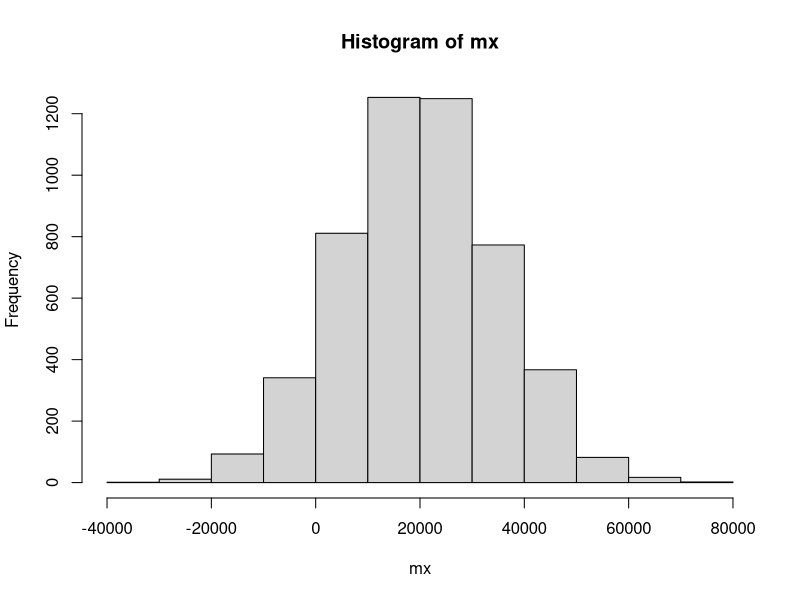

This figure's R source: (Note: this script raises an error after producing the figure.)

# SMILATION 1
# simulation for the z-test
N = 5000
mx = NULL
for (i in 1:N){
  x1 <- rnorm(50, mean = 800000, sd = 100000)
  x2 <- rnorm(50, mean = 780000, sd = 30000)
  
  xx1 = x1 #(x1 -mean(x1))/sd(x1)
  xx2 = x2 #(x2 -mean(x2))/sd(x2)
  mx = c(mx, mean(xx1) - mean(xx2))
}

hist(mx)
length(mx[mx <40000])/length(mx)
max(mx)
60000/800000
mx = as.data.frame(mx)
ggplot(mx, aes(mx)) +
  geom_histogram() + xlab('Differences: mean')
ggsave('means.png')

##
N = 5000
mx = NULL
for (i in 1:N){
  mean = 800000
  std = 100000
  shape = (mean/std)^2
  scale = (std^2)/mean
  
  df.1 = rgamma(50, shape, rate = 1/scale)
  
  mean = 780000
  std = 30000
  shape = (mean/std)^2
  scale = (std^2)/mean
  df.2 = rgamma(50, shape, rate = 1/scale)

  xx1 = df.1 #(x1 -mean(x1))/sd(x1)
  xx2 = df.2 #(x2 -mean(x2))/sd(x2)
  mx = c(mx, mean(xx1) - mean(xx2))
}

hist(mx)
length(mx[mx <40000])/length(mx)
max(mx)

# SIMULATION 2: MONTECARLO 

# SMILATION 1
# simulation for the z-test
N = 5000
mx = NULL
for (i in 1:N){
  x1 <- rnorm(50, mean = 800000, sd = 100000)
  x2 <- rnorm(50, mean = 780000, sd = 30000)
  
  mx = c(mx, sum(x1) - sum(x2))
}

hist(mx)
max(mx)

mx = as.data.frame(mx)
ggplot(mx, aes(mx)) +
  geom_histogram() + xlab('Differences: total sum')
ggsave('total_sum.png') 
